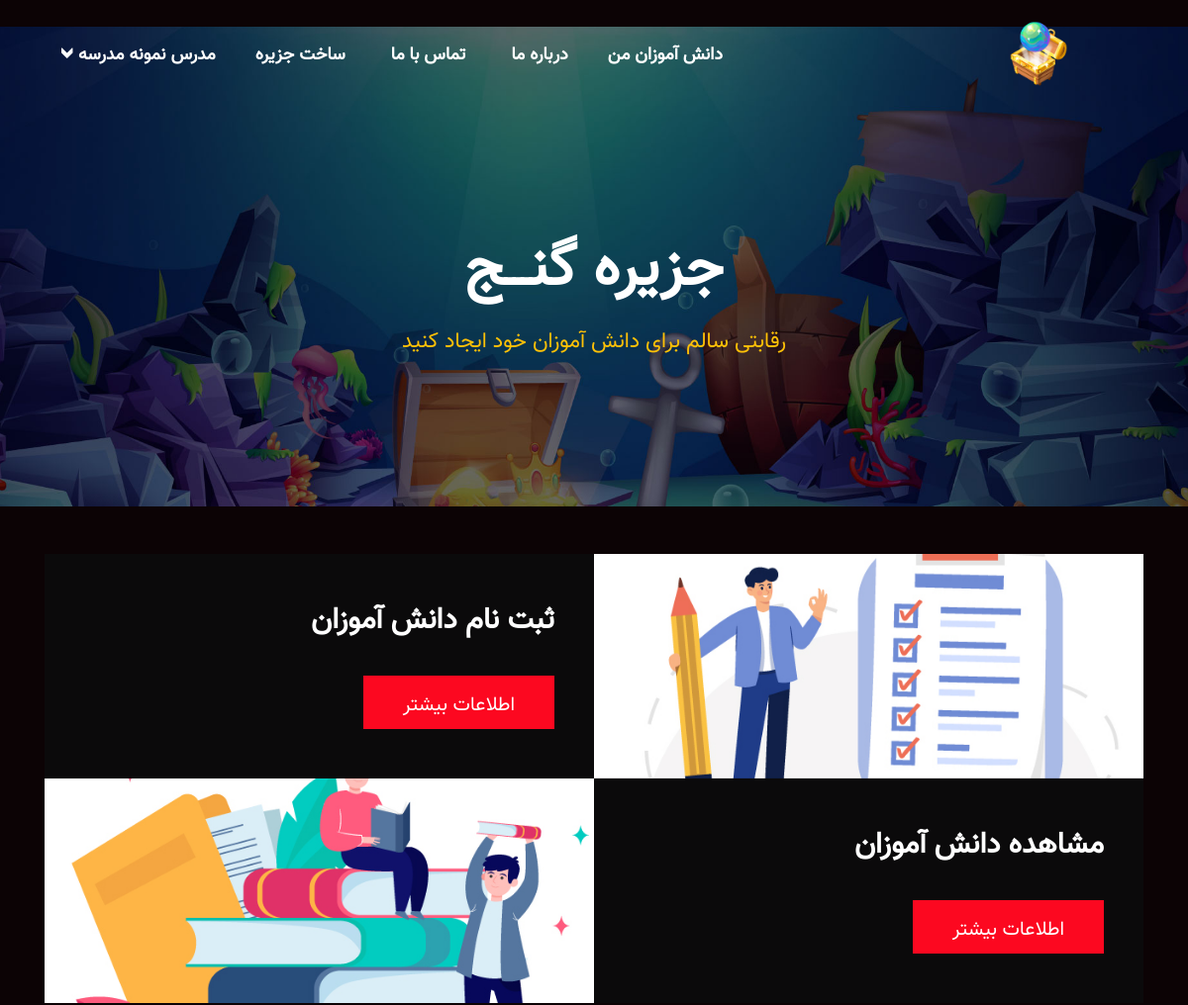
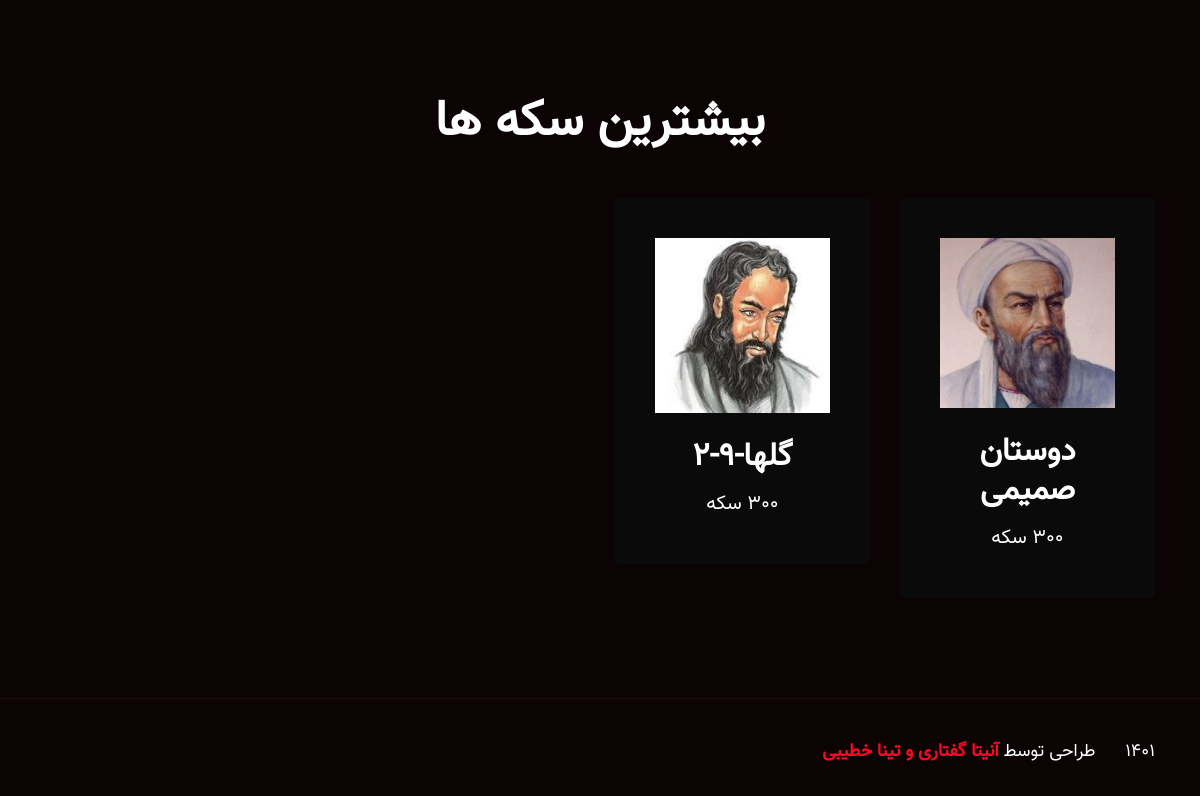
/teacher (signed in), run on the app's committed database (2 pictures, top to bottom).
### models.py (models this page shows, shortened)
class Users(UserMixin, db.Model):
    uuid = db.Column(db.Integer, primary_key=True)
    user_name = db.Column(db.String(50), unique=True, nullable=False)
    password = db.Column(db.String(12), nullable=False)
    fname = db.Column(db.String(20), nullable=False)
    lname = db.Column(db.String(20), nullable=False)
    is_admin = db.Column(db.Boolean, default=False)
    is_teacher = db.Column(db.Boolean, default=False)
    grade = db.Column(db.Integer, default=7)
    students_num = db.Column(db.Integer, default=0)
    students = db.Column(db.String(120))
    join_date = db.Column(db.DateTime, default=datetime.utcnow)
    last_login = db.Column(db.DateTime, default=datetime.utcnow)
    group_id = db.Column(db.Integer, ForeignKey('groups.guid'))
    group = db.relationship("Groups", back_populates="users")

class Groups(db.Model):
    guid = db.Column(db.Integer, primary_key=True)
    name = db.Column(db.String(50), unique=True, nullable=False)
    avatar = db.Column(db.String(50))
    memebers = db.Column(db.String(120))
    score = db.Column(db.Integer, default=0)
    money = db.Column(db.Integer, default=300)
    island = db.Column(db.Integer, default=1)
    level = db.Column(db.Integer, default=1)
    text_books = db.Column(db.String(500), default='[]')
    help_flag = db.Column(db.Integer, default=0)
    helping_flag = db.Column(db.Integer, default=0)
    loan = db.Column(db.Integer, default=0)
    clear_pass = db.Column(db.Integer, default=0)
    just_pass = db.Column(db.Integer, default=0)
    total_helping = db.Column(db.Integer, default=0)
    activity = db.Column(db.String(500), default='[]')
    is_waiting = db.Column(db.Integer, default=0)
    passed_islands = db.Column(db.Integer, default=0)
    school = db.Column(db.Integer, default=0)
    position = db.Column(db.String(500), default='{"1": [1,1,0],"2": [1,1,0],"3": [1,1,0],"4": [1,1,0],"5": [1,1,0],"6": [1,1,0],"7": [1,1,0]}')
    users = db.relationship("Users", back_populates="group")
    def __repr__(self) -> str:
        return f'<Group {self.guid} - {self.name}>'

### app.py (the view)
@app.route('/teacher')
@login_required
def teacher():
    user = ''
    if current_user.is_authenticated:
        user = current_user
    if not current_user.is_teacher:
        return redirect(url_for('group'))
    groups = Groups.query.order_by(Groups.money).all()
    print(groups)
    return render_template('teacher.html', user=user, groups=groups)

### app.py (called while the page is built)
@login_manager.user_loader
def load_user(user_id):
    return Users.query.get(int(user_id))

### templates/teacher.html (shortened to what this page needs)
﻿{% extends 'base.html' %}
{% block content %}
        <div class="banner-wrapper-area jarallax" data-jarallax='{"speed": 0.3}'>
            <div class="container">
                <div class="banner-wrapper-content">
                    <h1>جزیره گنـــج</h1>
                    <span class="sub-title">رقابتی سالم برای دانش آموزان خود ایجاد کنید</span>
                </div>
            </div>
        </div>
        <section class="upcoming-tournaments-area pb-100">
            <div class="container mt-5">
                <div class="single-tournaments-box">
                    <div class="tournaments-image">
                        <div class="image bg1">
                        </div>
                    </div>
                    <div class="tournaments-content">
                        <div class="content">
                            <h3><a href="{{ url_for('students_reg') }}">ثبت نام دانش آموزان</a></h3>
                            <a href="{{ url_for('students_reg') }}" class="default-btn">اطلاعات بیشتر</a>
                        </div>
                    </div>
                </div>
                <div class="single-tournaments-box">
                    <div class="tournaments-content">
                        <div class="content">
                            <h3><a href="{{ url_for('show_students') }}">مشاهده دانش آموزان</a></h3>
                            <a href="{{ url_for('show_students') }}" class="default-btn">اطلاعات بیشتر</a>
                        </div>
                    </div>
                    <div class="tournaments-image">
                        <div class="image bg2">
                        </div>
                    </div>
                </div>
            </div>
        </section>
        <section class="top-team-area pb-70">
            <div class="container">
                <div class="section-title">
                    <h2>بیشترین سکه ها</h2>
                </div>
                <div class="row">
                    {% for group in groups %}
                    <div class="col-lg-3 col-md-6 col-sm-6">
                        <div class="single-top-team-item">
                            <img src="{{ url_for('static', filename='img/avatars/' + group.avatar  + '.jpg') }}" alt="image">
                            <h3>{{group.name}}</h3>
                            <h5 class="mt-3">{{group.money}} سکه</h5>
                        </div>
                    </div>
                    {% endfor %}
                </div>
            </div>
        </section>
{% endblock %}

### templates/base.html (shortened to what this page needs)
﻿<!doctype html>
<html lang="fa">
    <head>
        <link rel="stylesheet" href="{{ url_for('static', filename='css/bootstrap.min.css') }}">
        <link rel="stylesheet" href="{{ url_for('static', filename='css/animate.min.css') }}">
        <link rel="stylesheet" href="{{ url_for('static', filename='css/boxicons.min.css') }}">
        <link rel="stylesheet" href="{{ url_for('static', filename='css/meanmenu.min.css') }}">
        <link rel="stylesheet" href="{{ url_for('static', filename='css/flaticon.css') }}">
        <link rel="stylesheet" href="{{ url_for('static', filename='css/fancybox.min.css') }}">
        <link rel="stylesheet" href="{{ url_for('static', filename='css/owl.carousel.min.css') }}">
        <link rel="stylesheet" href="{{ url_for('static', filename='css/magnific-popup.min.css') }}">
        <link rel="stylesheet" href="{{ url_for('static', filename='css/style.css') }}">
        <link rel="stylesheet" href="{{ url_for('static', filename='css/responsive.css') }}">
        <link rel="stylesheet" href="{{ url_for('static', filename='css/rtl.css') }}">
    </head>
    <body>
        <div class="navbar-area">
            <div class="zelda-nav">
                <div class="container">
                    <nav class="navbar navbar-expand-md navbar-light">
                        {% if user %}
                            {% if user.is_teacher %}
                            <a class="navbar-brand" href="{{ url_for('teacher') }}">
                                <img src="{{ url_for('static', filename='img/logo.png') }}" alt="logo">
                            </a>
                            {% else %}
                            <a class="navbar-brand" href="{{ url_for('group') }}">
                                <img src="{{ url_for('static', filename='img/logo.png') }}" alt="logo">
                            </a>
                            {% endif %}
                        {% else %}
                        <a class="navbar-brand" href="{{ url_for('home') }}">
                            <img src="{{ url_for('static', filename='img/logo.png') }}" alt="logo">
                        </a>
                        {% endif %}
                        <div class="collapse navbar-collapse mean-menu">
                            <ul class="navbar-nav">
                                <li class="nav-item">
                                    {% if user %}
                                        {% if user.is_teacher %}
                                        <a href="{{ url_for('teacher') }}" class="nav-link">دانش آموزان من</a>
                                        {% else %}
                                        <a href="{{ url_for('group') }}" class="nav-link">بازی</a>
                                        {% endif %}
                                    {% else %}
                                    <a href="{{ url_for('home') }}" class="nav-link">خانه </a>
                                    {% endif %}
                                </li>
                                <li class="nav-item">
                                    <a href="{{ url_for('about') }}" class="nav-link">درباره ما</a>
                                </li>
                                <li class="nav-item">
                                    <a href="{{ url_for('contact') }}" class="nav-link">تماس با ما</a>
                                </li>
                                {% if user.is_admin %}
                                <li class="nav-item">
                                    <a href="{{ url_for('create_island') }}" class="nav-link">ساخت جزیره</a>
                                </li>
                                {% endif %}
                                <li class="nav-item">
                                    {% if user %}
                                    <a href="#" class="nav-link">{{user.fname + ' ' + user.lname}} <i class="flaticon-down-arrow"></i></a>
                                    {% else %}
                                    <a href="#" class="nav-link">وارد شوید<i class="flaticon-down-arrow"></i></a>
                                    <ul class="dropdown-menu">
                                        <li class="nav-item"><a href="{{ url_for('login') }}" class="nav-link">ورود</a></li>
                                        <li class="nav-item"><a href="{{ url_for('register') }}" class="nav-link">ثبت نام مراکز آموزشی</a></li>
                                    </ul>
                                    {% endif %}
                                </li>
                            </ul>
                        </div>
                    </nav>
                </div>
            </div>
        </div>
        <main>
            {% block content %}{% endblock %}
        </main>
        <div class="copyright-area">
            <div class="container">
                <div class="row align-items-center">
                    <div class="col-lg-6 col-md-6 col-sm-5">
                        <p>1401<i class='bx bx-copyright'></i>  طراحی توسط<a href="#" target="_blank"> آنیتا گفتاری و تینا خطیبی</a></p>
                    </div>
                </div>
            </div>
        </div>
    </body>
</html>

### static/css/responsive.css (style rules this page uses)
@media only screen and (min-width: 1200px) and (max-width: 1355px) { .container { max-width: 1140px; } }

### static/css/rtl.css (style rules this page uses)
body { direction: rtl; text-align: right; }
.navbar-area { left: auto; right: 0; }
.zelda-nav .navbar .navbar-nav .nav-item:first-child { margin-left: auto; margin-right: 0; }
.zelda-nav .navbar .navbar-nav .nav-item:last-child { margin-right: auto; margin-left: 0; }
.zelda-nav .navbar .navbar-nav .nav-item a i { margin-left: auto; margin-right: 1px; }
.zelda-nav .navbar ul { padding-left: auto; padding-right: 0; }
.zelda-nav .navbar .navbar-nav { margin-left: 0; margin-right: auto; }

### data on the page
Users: fname+lname "مدرس نمونه مدرسه"
Groups: avatar (picture), name "دوستان صمیمی"
Groups: avatar (placeholder picture), name "گلها-9-2"
